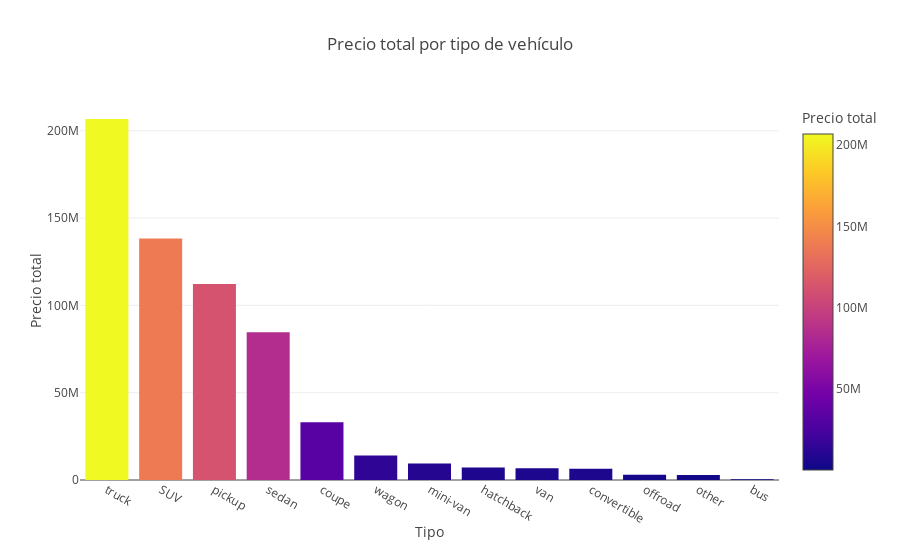
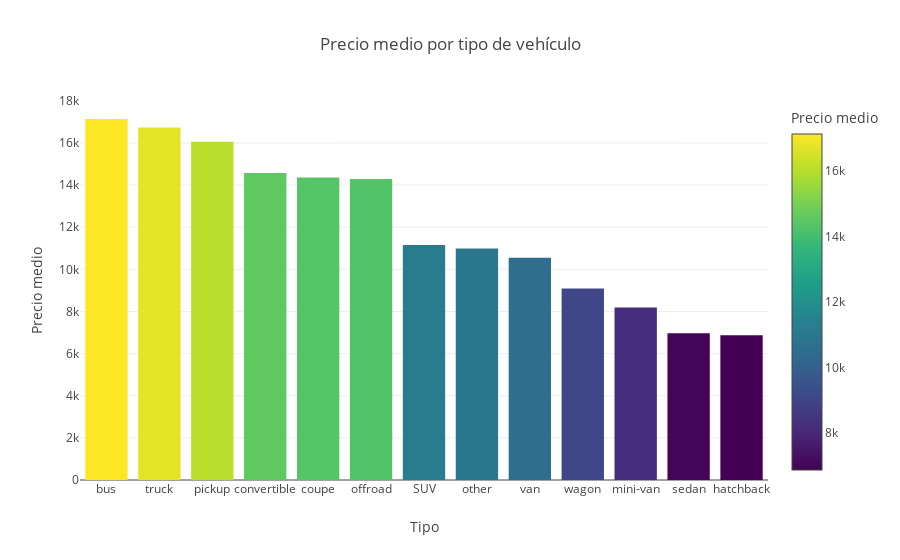

Write notebook code for charts like these, in order.
### Markdown cell above
### Análisis por tipo de vehículo

### Code cell
# Group the data by 'type' and sum the 'price'
price_per_type = vehicle_df.groupby('type')['price'].sum().reset_index()
price_per_type = price_per_type.sort_values(by='price', ascending=False)

fig = px.bar(
    price_per_type,
    x='type',
    y='price',
    title='Precio total por tipo de vehículo',
    labels={'type': 'Tipo', 'price': 'Precio total'},
    color='price',
    color_continuous_scale=px.colors.sequential.Plasma
)
fig.show()

# Group the data by 'type' and calculate the mean 'price'
price_per_type_mean = vehicle_df.groupby('type')['price'].mean().reset_index()
price_per_type_mean = price_per_type_mean.sort_values(by='price', ascending=False)

fig = px.bar(
    price_per_type_mean,
    x='type',
    y='price',
    title='Precio medio por tipo de vehículo',
    labels={'type': 'Tipo', 'price': 'Precio medio'},
    color='price',
    color_continuous_scale=px.colors.sequential.Viridis
)
fig.show()

### Figure 1 — Plotly figure (JSON) as saved in the notebook; plotly's stock layout.template omitted (floating-point values rounded to 4 significant figures)
{"data": [{"alignmentgroup": "True", "hovertemplate": "Tipo=%{x}<br>Precio total=%{marker.color}<extra></extra>", "legendgroup": "", "marker": {"color": [206726157, 138308307, 112209184, 84656969, 33055979, 14004815, 9512279, 7191334, 6676214, 6500843, 3058551, 2813367, 411256], "coloraxis": "coloraxis", "pattern": {"shape": ""}}, "name": "", "offsetgroup": "", "orientation": "v", "showlegend": false, "textposition": "auto", "type": "bar", "x": ["truck", "SUV", "pickup", "sedan", "coupe", "wagon", "mini-van", "hatchback", "van", "convertible", "offroad", "other", "bus"], "xaxis": "x", "y": [206726157, 138308307, 112209184, 84656969, 33055979, 14004815, 9512279, 7191334, 6676214, 6500843, 3058551, 2813367, 411256], "yaxis": "y"}], "layout": {"barmode": "relative", "coloraxis": {"colorbar": {"title": {"text": "Precio total"}}, "colorscale": [[0, "#0d0887"], [0.1111, "#46039f"], [0.2222, "#7201a8"], [0.3333, "#9c179e"], [0.4444, "#bd3786"], [0.5556, "#d8576b"], [0.6667, "#ed7953"], [0.7778, "#fb9f3a"], [0.8889, "#fdca26"], [1, "#f0f921"]]}, "legend": {"tracegroupgap": 0}, "title": {"text": "Precio total por tipo de vehículo"}, "xaxis": {"anchor": "y", "domain": [0, 1], "title": {"text": "Tipo"}}, "yaxis": {"anchor": "x", "domain": [0, 1], "title": {"text": "Precio total"}}}}

### Figure 2 — Plotly figure (JSON) as saved in the notebook; plotly's stock layout.template omitted (floating-point values rounded to 4 significant figures)
{"data": [{"alignmentgroup": "True", "hovertemplate": "Tipo=%{x}<br>Precio medio=%{marker.color}<extra></extra>", "legendgroup": "", "marker": {"color": [17140.0, 16730.0, 16060.0, 14580.0, 14350.0, 14290.0, 11150.0, 10990.0, 10550.0, 9088.0, 8193.0, 6965.0, 6869.0], "coloraxis": "coloraxis", "pattern": {"shape": ""}}, "name": "", "offsetgroup": "", "orientation": "v", "showlegend": false, "textposition": "auto", "type": "bar", "x": ["bus", "truck", "pickup", "convertible", "coupe", "offroad", "SUV", "other", "van", "wagon", "mini-van", "sedan", "hatchback"], "xaxis": "x", "y": [17140.0, 16730.0, 16060.0, 14580.0, 14350.0, 14290.0, 11150.0, 10990.0, 10550.0, 9088.0, 8193.0, 6965.0, 6869.0], "yaxis": "y"}], "layout": {"barmode": "relative", "coloraxis": {"colorbar": {"title": {"text": "Precio medio"}}, "colorscale": [[0, "#440154"], [0.1111, "#482878"], [0.2222, "#3e4989"], [0.3333, "#31688e"], [0.4444, "#26828e"], [0.5556, "#1f9e89"], [0.6667, "#35b779"], [0.7778, "#6ece58"], [0.8889, "#b5de2b"], [1, "#fde725"]]}, "legend": {"tracegroupgap": 0}, "title": {"text": "Precio medio por tipo de vehículo"}, "xaxis": {"anchor": "y", "domain": [0, 1], "title": {"text": "Tipo"}}, "yaxis": {"anchor": "x", "domain": [0, 1], "title": {"text": "Precio medio"}}}}
